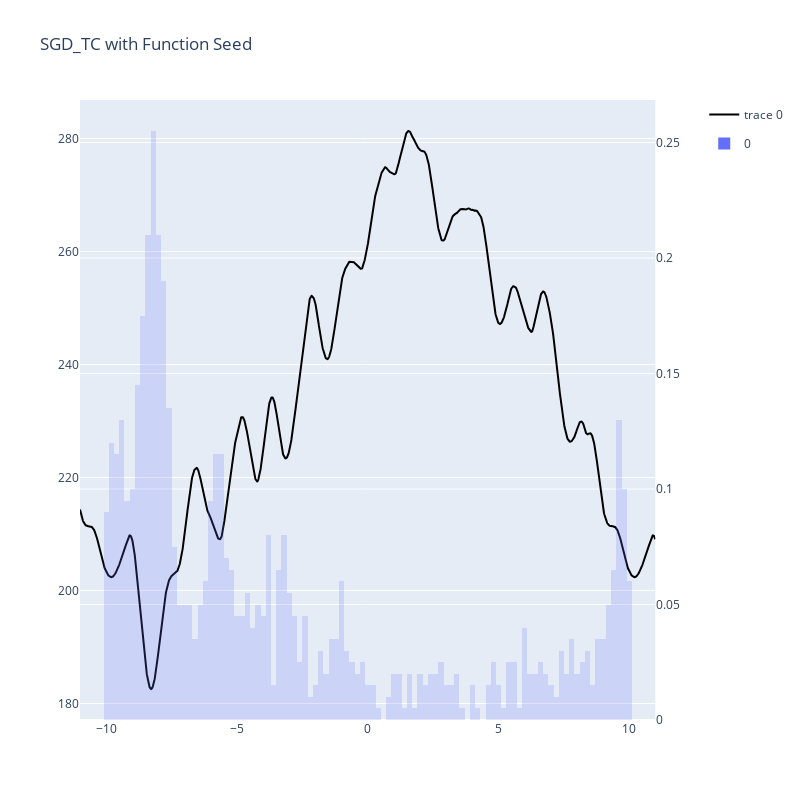

This figure's notebook cell:
### Code cell
# SGD_TC
from adaptive_algos import SGD_TC
seed = 1 # determines function
n_runs = 1000
max_iterations = 100
dim, size, batchsize, bounds, = 1, 56, 12, 20
start = [1.0]
annealer = lambda progress: 1
opt_params={'lr': 0.05, 'height': 1.0, 'width': bounds/20,
            'annealer': annealer, 'n_epochs': max_iterations}
model_params = {'start':start, 'bounds':bounds}
dataset_params= {'seed': seed, 'dim':dim, 'size':size, 'bounds':bounds}
final_params = []

pointdata = PointDataset(**dataset_params)
for i in tqdm(range(n_runs)):

    # Shuffle false gives all the same results as expected
    torch.manual_seed(seed+i)
    dataloader = torch.utils.data.DataLoader(dataset=pointdata, batch_size=batchsize, shuffle=True)
    train_cdl = cyclic_loader(dataloader)
    model = of.Hodgkinson(**model_params)
    opt = SGD_TC(params=model.parameters(), func=model, **opt_params)

    for j in range(max_iterations):
        batch = next(train_cdl)
        opt.zero_grad()
        loss = model(data=batch)
        loss.backward()
        opt.step()

    final_param = list(model.parameters())[0].detach().clone()
    final_param = model.apply_period(final_param).numpy()  
    final_params.append(final_param)

xlim, res = (-bounds/2 - 1, bounds/2 + 1), 0.01
X = np.arange(xlim[0], xlim[1], res)
Z = [float(model.forward(data=pointdata.data, X=torch.Tensor([_]))) for _ in X]

fig2 = make_subplots(specs=[[{"secondary_y": True}]])
fig2.add_trace(
    go.Scatter(x=X, y=Z, line=dict(color='black')),
    secondary_y=False
)
hist_fig = px.histogram(final_params, opacity=0.2, 
                        nbins=120, histnorm='probability density')
fig2.add_trace(
    hist_fig.data[0],
    secondary_y=True
)
fig2.update_layout(
    title= 'SGD_TC with Function Seed'.format(seed),
    width=800,
    height=800
)

### Figure 1 — Plotly figure (JSON) as saved in the notebook; plotly's stock layout.template omitted (floating-point values rounded to 4 significant figures; data arrays with more than 128 entries replaced by an {"elided": "..."} marker saying what was removed)
{"data": [{"line": {"color": "black"}, "type": "scatter", "x": {"elided": "2200 float values"}, "xaxis": "x", "y": {"elided": "2200 float values"}, "yaxis": "y"}, {"alignmentgroup": "True", "bingroup": "x", "histnorm": "probability density", "hovertemplate": "variable=0<br>value=%{x}<br>probability density=%{y}<extra></extra>", "legendgroup": "0", "marker": {"color": "#636efa", "opacity": 0.2, "pattern": {"shape": ""}}, "name": "0", "nbinsx": 120, "offsetgroup": "0", "orientation": "v", "showlegend": true, "type": "histogram", "x": {"elided": "1000 float values"}, "xaxis": "x", "yaxis": "y2"}], "layout": {"height": 800, "title": {"text": "SGD_TC with Function Seed"}, "width": 800, "xaxis": {"anchor": "y", "domain": [0, 0.94]}, "yaxis": {"anchor": "x", "domain": [0, 1]}, "yaxis2": {"anchor": "x", "overlaying": "y", "side": "right"}}}
